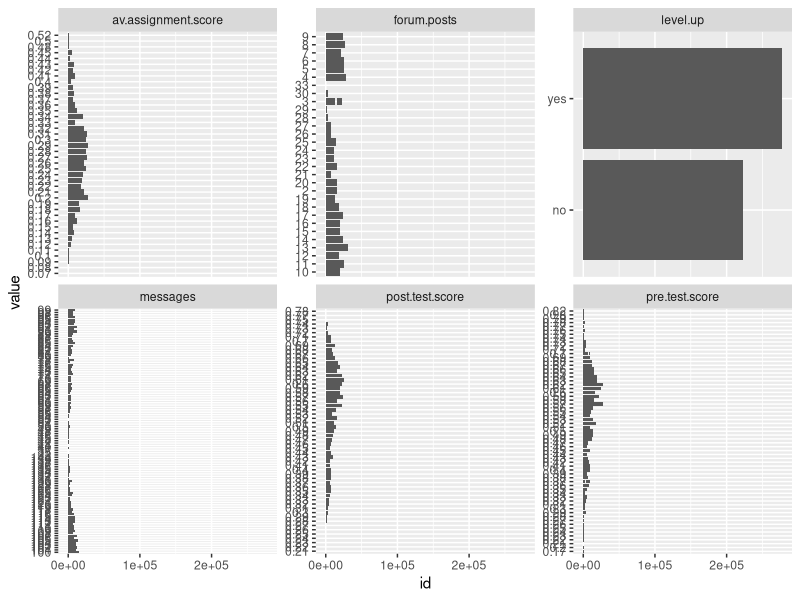
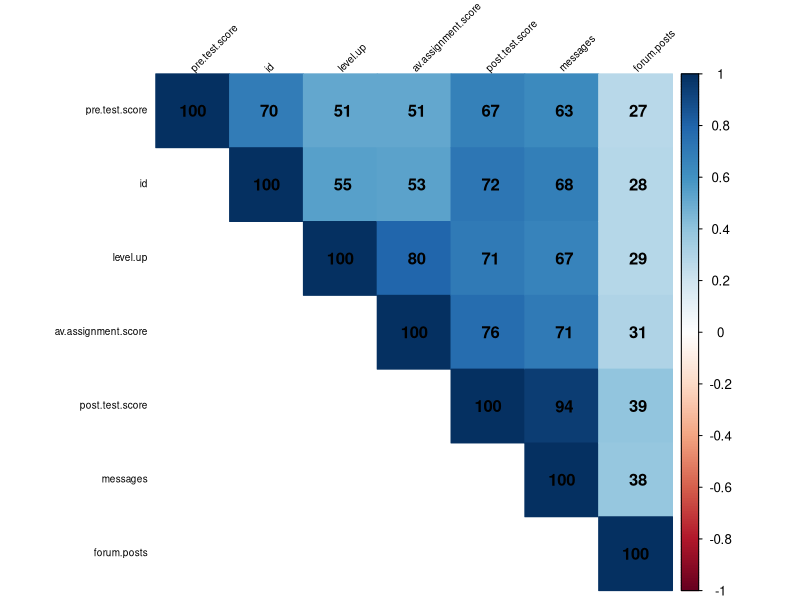
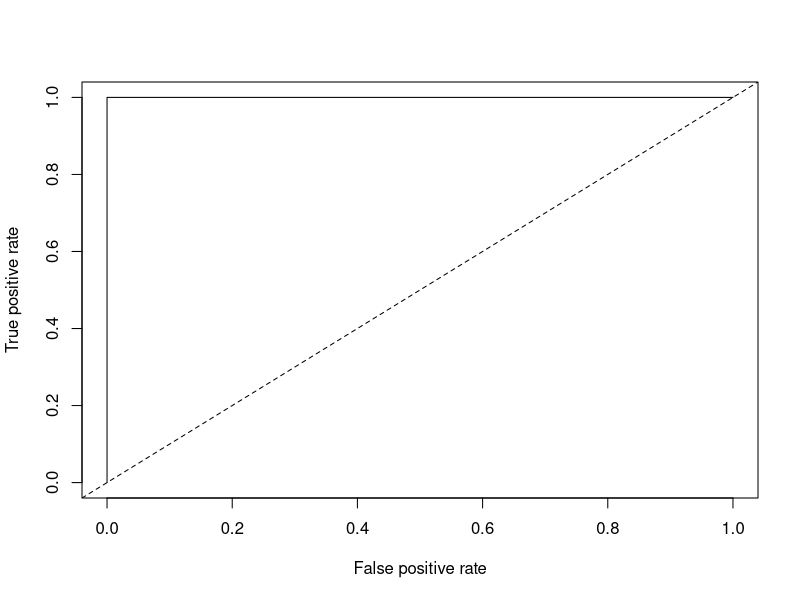
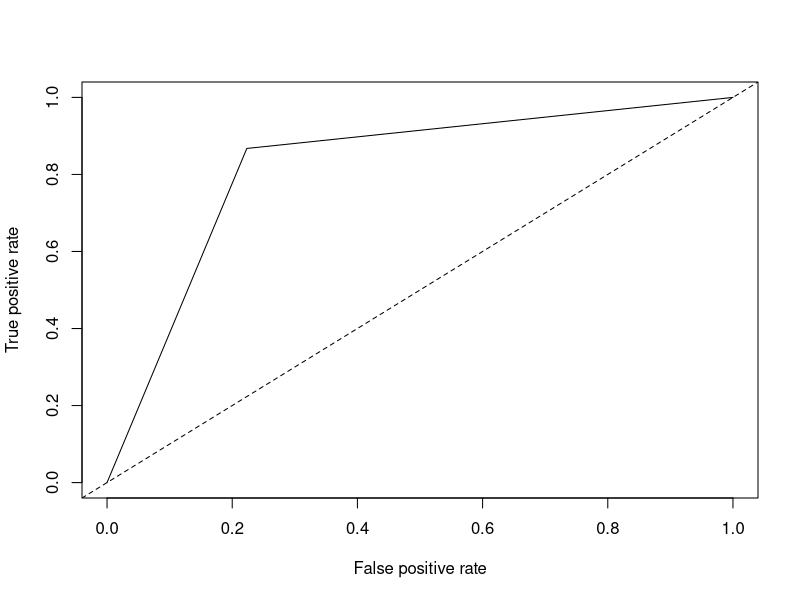

Here is the R script that generated these plots, in order:
## ---- chunk 1
D1 <- read.csv("online.data.csv", header = TRUE)
## ---- chunk 2
#Start by creating histograms of the distributions for all variables (#HINT: look up "facet" in the ggplot documentation)
library(ggplot2)
library(dplyr)
library(tidyr)
D2 <- gather(D1, "variable", "value", 2:7)
ggplot(D2, mapping = aes(x = id, y = value)) +
  geom_histogram(stat="identity", binwidth = 50) +
  facet_wrap(~variable, scales = "free_y")

#Then visualize the relationships between variables
library(corrplot)
D3 <- D1 %>%
      mutate(level.up = ifelse(level.up == "no",0,1))
COR <- cor(D3)
corrplot(COR, order="AOE", method="color", tl.pos="lt", type="upper",        
tl.col="black", tl.cex=0.6, tl.srt=45, 
        addCoef.col="black", addCoefasPercent = TRUE,
        sig.level=0.50, insig = "blank")

## ---- chunk 3
#Create a classification tree that predicts whether a student "levels up" in the online course using three variables of your choice (As we did last time, set all controls to their minimums)
library(rpart)
c.tree1 <- rpart(as.factor(level.up) ~ post.test.score + messages + av.assignment.score, method = "class", data = D1)
#Plot and generate a CP table for your tree 
printcp(c.tree1)
post(c.tree1, file = "tree1.ps", title = "CP Table1")
#Generate a probability value that represents the probability that a student levels up based your classification tree 
D3$pred <- predict(c.tree1, type = "prob")[,2]
#Last class we used type = "class" which predicted the classification for us, this time we are using type = "prob" to see the probability that our classififcation is based on.
## ---- chunk 4
library(ROCR)

#Plot the curve
pred.detail <- prediction(D3$pred, D3$level.up) 
plot(performance(pred.detail, "tpr", "fpr"))
abline(0, 1, lty = 2)

#Calculate the Area Under the Curve
unlist(slot(performance(pred.detail, "auc"), "y.values"))
#Unlist liberates the AUC value from the "performance" object created by ROCR

#Now repeat this process, but using the variables you did not use for the previous model and compare the plots & results of your two models. Which one do you think was the better model? Why?
c.tree2 <- rpart(as.factor(level.up) ~ forum.posts + id + pre.test.score, method = "class", data = D1)
printcp(c.tree2)
post(c.tree2, file = "tree2.ps", title = "CP Table2")
D3$pred2 <- predict(c.tree2, type = "prob")[,2]
pred.detail2 <- prediction(D3$pred2, D3$level.up) 
plot(performance(pred.detail2, "tpr", "fpr"))
abline(0, 1, lty = 2)
unlist(slot(performance(pred.detail2, "auc"), "y.values"))
## ---- chunk 5
#Look at the ROC plot for your first model. Based on this plot choose a probability threshold that balances capturing the most correct predictions against false positives. Then generate a new variable in your data set that classifies each student according to your chosen threshold.

cutoff <- 0.5
D3$threshold.pred1 <- D3$pred
D3$threshold.pred1[D3$pred < cutoff] <- 0
D3$threshold.pred1[D3$pred >= cutoff] <- 1

#Now generate three diagnostics:

#first approach
#library(caret)
#table <- table(D3$threshold.pred1, D3$level.up)
#confusionMatrix(table1)

#cm <- as.matrix(table(Actual = D3$level.up, Predicted = D3$threshold.pred1))
#accuracy = sum(diag(cm)) / sum(cm)
#accuracy

#precision = diag(cm) / (apply(cm, 2, sum))
#precision

#recall = diag(cm) / (apply(cm, 1, sum))
#recall

#second approach
D3$accuracy.model1 <- mean(ifelse(D3$level.up == D3$threshold.pred1, 1, 0))
D3$accuracy.model1 <- as.integer(D3$accuracy.model1)
accuracy1 <- sum(D3$accuracy.model1) / length(D3$accuracy.model1)

D3$precision.model1 <- ifelse(D3$level.up == 1 & D3$threshold.pred1 == 1, 1, 0)
precision1 <- sum(D3$precision.model1) / sum (D3$threshold.pred1)

D3$recall.model1 <- ifelse(D3$level.up == 1 & D3$threshold.pred1 == 1, 1, 0)
recall1 <- sum(D3$precision.model1) / sum(D3$level.up)

#Finally, calculate Kappa for your model according to:

#First generate the table of comparisons
table1 <- table(D3$level.up, D3$threshold.pred1)

#Convert to matrix
matrix1 <- as.matrix(table1)
matrix1

#Calculate kappa
kappa(as.numeric(matrix1), exact = TRUE)/kappa(as.numeric(matrix1))

#another approach to calcluate kappa
#expAccuracy = sum((apply(cm, 1, sum)/sum(cm))*(apply(cm, 2, sum)/sum(cm)))
#kappa = (accuracy - expAccuracy) / (1 - expAccuracy)
#kappa

#Now choose a different threshold value and repeat these diagnostics. What conclusions can you draw about your two thresholds?
cutoff2 = 1
D3$threshold.pred2 <- D3$pred
D3$threshold.pred2[D3$pred < cutoff] <- 0
D3$threshold.pred2[D3$pred == cutoff] <- 1

D3$accuracy.model2 <- mean(ifelse(D3$level.up == D3$threshold.pred2, 1, 0))
D3$accuracy.model2 <- as.integer(D3$accuracy.model2)
accuracy2 <- sum(D3$accuracy.model2) / length(D3$accuracy.model2)

D3$precision.model2 <- ifelse(D3$level.up == 1 & D3$threshold.pred2 == 1, 1, 0)
precision2 <- sum(D3$precision.model2) / sum (D3$threshold.pred2)

D3$recall.model2 <- ifelse(D3$level.up == 1 & D3$threshold.pred2 == 1, 1, 0)
recall2 <- sum(D3$precision.model2) / sum(D3$level.up)
